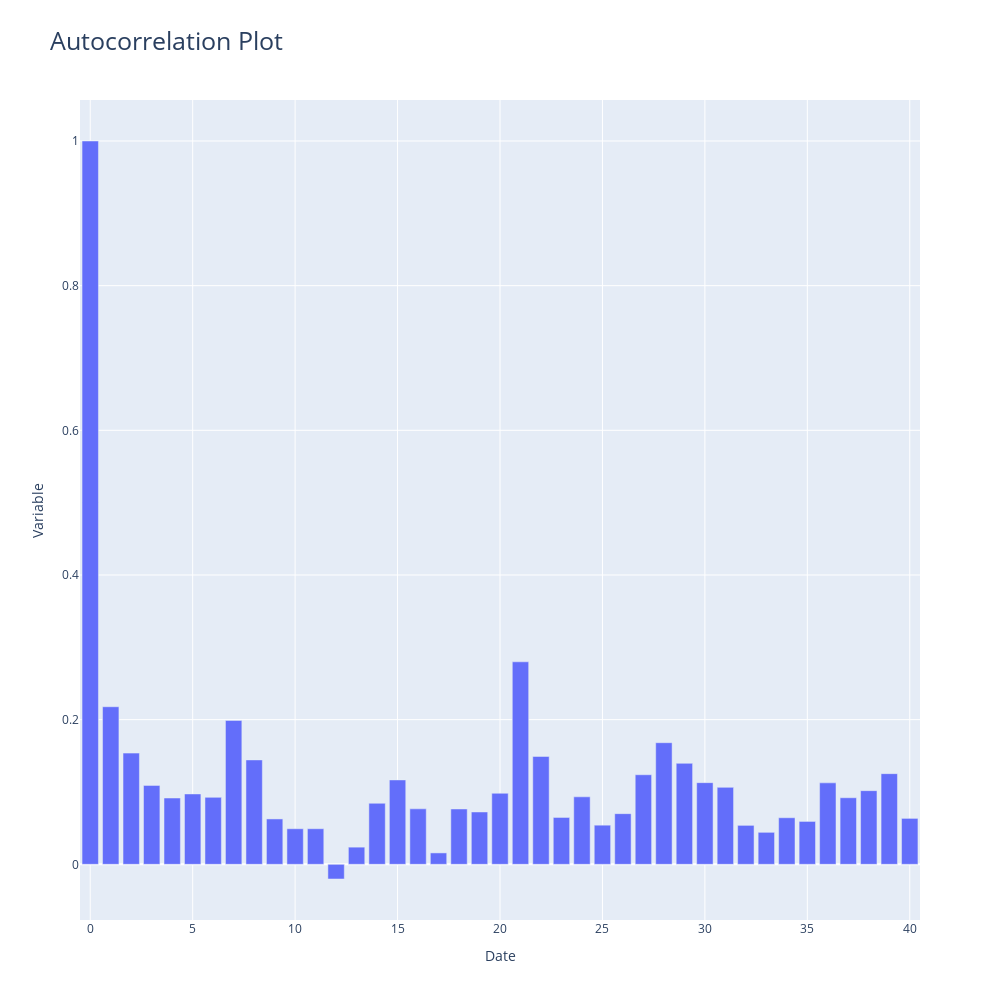

Source (notebook cell):
### Code cell
# specify viz_backend
plot_autocorrelation(df, col="Births", viz_backend="plotly", plot_type="acf")

### Figure 1 — Plotly figure (JSON) as saved in the notebook; plotly's stock layout.template omitted (floating-point values rounded to 4 significant figures)
{"data": [{"type": "bar", "y": [1, 0.2178, 0.1537, 0.1091, 0.09167, 0.09729, 0.09256, 0.1989, 0.1443, 0.06273, 0.04916, 0.04919, -0.02031, 0.02372, 0.08436, 0.1167, 0.0767, 0.01575, 0.07647, 0.07236, 0.09818, 0.28, 0.1491, 0.06479, 0.0933, 0.05409, 0.07004, 0.1238, 0.1681, 0.1396, 0.1129, 0.1064, 0.05384, 0.04423, 0.06438, 0.05928, 0.1126, 0.09201, 0.1018, 0.1253, 0.06349]}], "layout": {"height": 1000, "title": {"font": {"size": 25}, "text": "Autocorrelation Plot"}, "width": 1000, "xaxis": {"autorange": true, "range": [-0.5, 40.5], "showgrid": true, "ticks": "", "title": {"text": "Date"}}, "yaxis": {"automargin": true, "autorange": true, "range": [-0.077, 1.057], "showgrid": true, "ticks": "", "title": {"text": "Variable"}, "type": "linear"}}}
